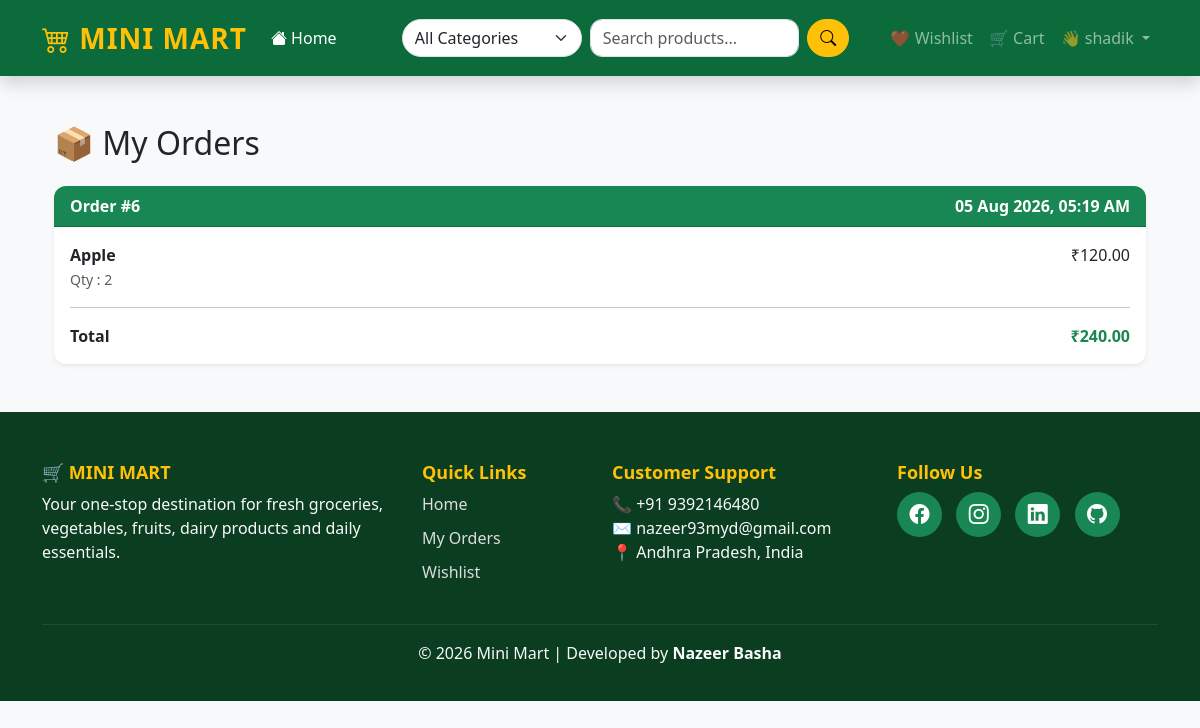
The app's page /orders/my-orders/ (signed in) with its own data.
### orders/models.py (models this page shows, shortened)
class Order(models.Model):
    user = models.ForeignKey(
        User,
        on_delete=models.CASCADE,
        related_name="orders",null=True,
        blank=True,
    )
    full_name = models.CharField(max_length=100)
    phone = models.CharField(max_length=15)
    email = models.EmailField()
    address = models.TextField()
    total_amount = models.DecimalField(
        max_digits=10,
        decimal_places=2
    )
    created_at = models.DateTimeField(auto_now_add=True)

class OrderItem(models.Model):
    order = models.ForeignKey(
        Order,
        on_delete=models.CASCADE,
        related_name="items"
    )
    product_name = models.CharField(max_length=100)
    price = models.DecimalField(
        max_digits=10,
        decimal_places=2
    )
    quantity = models.PositiveIntegerField()

### orders/views.py (the view)
# urls.py: path("my-orders/", views.my_orders, name="my_orders"),
@login_required
def my_orders(request):
    orders = Order.objects.filter(
        user=request.user
    ).prefetch_related("items").order_by("-created_at")
    return render(request, "my_orders.html", {
        "orders": orders
    })

### templates/my_orders.html (shortened to what this page needs)
{% extends 'base.html' %}
{% block content %}
<div class="container mt-5">
    <h2 class="mb-4">
        📦 My Orders
    </h2>
    {% if orders %}
        {% for order in orders %}
        <div class="card shadow-sm mb-4">
            <div class="card-header bg-success text-white">
                <strong>
                    Order #{{ order.id }}
                </strong>
                <span class="float-end">
                    {{ order.created_at|date:"d M Y, h:i A" }}
                </span>
            </div>
            <div class="card-body">
                {% for item in order.items.all %}
                <div class="d-flex justify-content-between mb-2">
                    <div>
                        <strong>{{ item.product_name }}</strong>
                        <br>
                        <small class="text-muted">
                            Qty : {{ item.quantity }}
                        </small>
                    </div>
                    <div>
                        ₹{{ item.price }}
                    </div>
                </div>
                <hr>
                {% endfor %}
                <div class="d-flex justify-content-between">
                    <strong>Total</strong>
                    <strong class="text-success">
                        ₹{{ order.total_amount }}
                    </strong>
                </div>
            </div>
        </div>
        {% endfor %}
    {% else %}
    <div class="alert alert-info">
        You haven't placed any orders yet.
    </div>
    {% endif %}
</div>
{% endblock %}

### templates/base.html (shortened to what this page needs)
{% load static %}
<!DOCTYPE html>
<html lang="en">
<head>
    <link href="https://cdn.jsdelivr.net/npm/bootstrap@5.3.3/dist/css/bootstrap.min.css"
          rel="stylesheet">
    <link rel="stylesheet"
          href="https://cdn.jsdelivr.net/npm/bootstrap-icons@1.11.3/font/bootstrap-icons.min.css">
    <link rel="stylesheet" href="{% static 'css/style.css' %}">
</head>
<body class="bg-light">
<nav class="navbar navbar-expand-lg navbar-dark bg-success shadow">
    <div class="container">
        <a class="navbar-brand fw-bold fs-3 text-warning" href="/">
            <i class="bi bi-cart4"></i> MINI MART
        </a>
        <div class="collapse navbar-collapse" id="navbarNav">
            <ul class="navbar-nav me-4">
                <li class="nav-item">
                    <a class="nav-link active" href="/">
                        <i class="bi bi-house-fill"></i> Home
                    </a>
                </li>
            </ul>
            <form class="d-flex mx-auto w-50"
                  method="GET"
                  action="/">
                <select class="form-select me-2"
                        name="category"
                        style="max-width:180px;">
                    <option value="">All Categories</option>
                </select>
                <input
                    type="search"
                    class="form-control me-2"
                    name="q"
                    value="{{ query|default:'' }}"
                    placeholder="Search products...">
                <button
                    class="btn btn-warning"
                    type="submit">
                    <i class="bi bi-search"></i>
                </button>
            </form>
            <ul class="navbar-nav align-items-center">
                <li class="nav-item">
                    <a class="nav-link" href="{% url 'my_wishlist' %}">
                        ❤️ Wishlist
                    </a>
                </li>
                <li class="nav-item">
                    <a class="nav-link" href="#">
                        🛒 Cart
                    </a>
                </li>
                {% if user.is_authenticated %}
                <li class="nav-item dropdown">
                    <a class="nav-link dropdown-toggle"
                       href="#"
                       role="button"
                       data-bs-toggle="dropdown">
                        👋 {{ user.first_name|default:user.username }}
                    </a>
                </li>
                {% endif %}
            </ul>
        </div>
    </div>
</nav>
<div class="container mt-4">
    {% block content %}
    {% endblock %}
</div>
<footer class="footer mt-5">
    <div class="container">
        <div class="row gy-4">
            <div class="col-lg-4">
                <h3 class="fw-bold text-warning">
                    🛒 MINI MART
                </h3>
                <p class="text-light">
                    Your one-stop destination for fresh groceries,
                    vegetables, fruits, dairy products and daily essentials.
                </p>
            </div>
            <div class="col-lg-2">
                <h5 class="text-warning">
                    Quick Links
                </h5>
                <ul class="list-unstyled">
                    <li>
                        <a href="/" class="footer-link">
                            Home
                        </a>
                    </li>
                    <li>
                        <a href="{% url 'my_orders' %}" class="footer-link">
                            My Orders
                        </a>
                    </li>
                    <li>
                        <a href="/wishlist/" class="footer-link">
                            Wishlist
                        </a>
                    </li>
                </ul>
            </div>
            <div class="col-lg-3">
                <h5 class="text-warning">
                    Customer Support
                </h5>
                <ul class="list-unstyled">
                    <li class="text-light">
                        📞 +91 9392146480
                    </li>
                    <li class="text-light">
                        ✉ nazeer93myd@gmail.com
                    </li>
                    <li class="text-light">
                        📍 Andhra Pradesh, India
                    </li>
                </ul>
            </div>
            <div class="col-lg-3">
                <h5 class="text-warning">
                    Follow Us
                </h5>
                <a href="#" class="social-icon">
                    <i class="bi bi-facebook"></i>
                </a>
                <a href="#" class="social-icon">
                    <i class="bi bi-instagram"></i>
                </a>
                <a href="#" class="social-icon">
                    <i class="bi bi-linkedin"></i>
                </a>
                <a href="#" class="social-icon">
                    <i class="bi bi-github"></i>
                </a>
            </div>
        </div>
        <hr class="border-secondary mt-4">
        <div class="text-center text-light pb-3">
            © 2026 Mini Mart | Developed by <strong>Nazeer Basha</strong>
        </div>
    </div>
</footer>
</body>
</html>

### static/css/style.css (style rules this page uses)
.navbar { padding:15px; background:#0b6b3a !important; }
.card { border:none; border-radius:15px; transition:.3s; overflow:hidden; }
.card { border: none; border-radius: 12px; }
body { background: #f5f7fa; }
.card-header { font-weight: bold; }
.navbar { padding: 12px 0; }
.navbar-brand { letter-spacing: 1px; }
.nav-link { font-weight: 500; transition: 0.3s; }
.form-control, .form-select { border-radius: 30px; }
.btn-warning { border-radius: 30px; font-weight: 600; }
.footer { background:#0b3d20 !important; color:#fff !important; padding:50px 0 20px; margin-top:60px; }
.footer h3, .footer h5 { color:#ffc107; font-weight:700; }
.footer p, .footer li { color:#ddd; }
.footer-link { color:#ddd; text-decoration:none; display:block; margin-bottom:10px; transition:0.3s; }
.social-icon { display:inline-flex; justify-content:center; align-items:center; width:45px; height:45px; border-radius:50%; background:#198754; color:#fff; text-decoration:none; font-size:20px; margin-right:10px; transition:.3s; }
.footer hr { border-color:rgba(255,255,255,.2); }
.footer .text-center { color:#ccc; }
.form-control { border-radius:12px; }
.text-warning { font-size:18px; }

### records on screen
Order: id "6", created_at "05 Aug 2026, 05:19 AM", total_amount "240.00"
OrderItem: product_name "Apple", quantity "2", price "120.00"

### other values on screen
{{ user.first_name|default:user.username }} "shadik"
